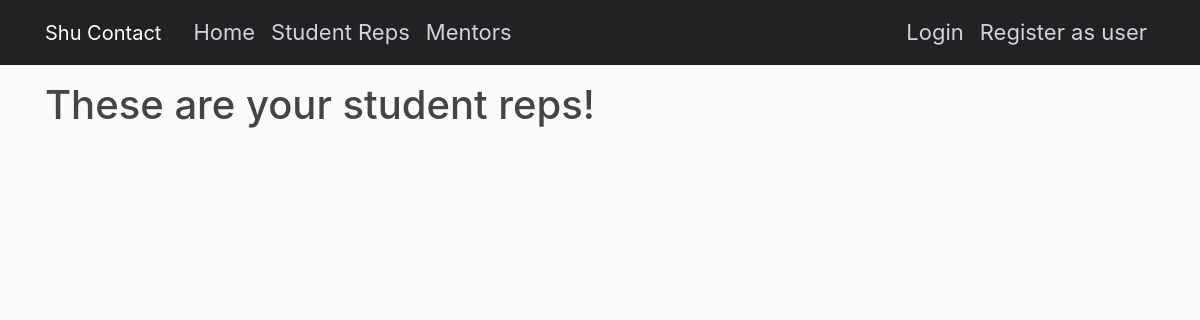
Page /reps on the earlier database version.
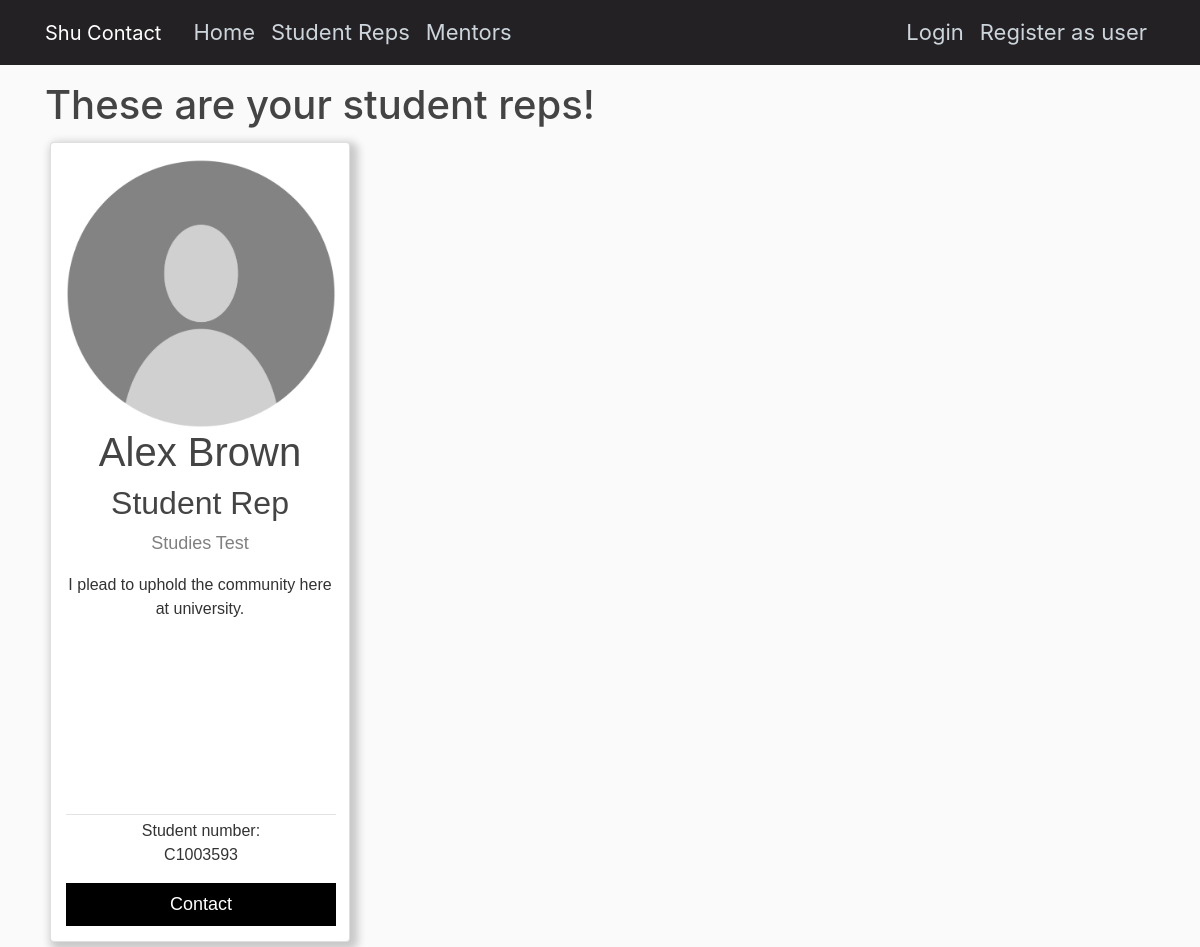
Same page on the later database version.
### users/models.py (models this page shows, shortened)
class StudentRepProfile(models.Model):
    user = models.OneToOneField(User, null = True, on_delete = models.CASCADE)
    StudentNumber = models.CharField(max_length=15, primary_key= 'StudentNumber')
    AreaOfStudy = models.CharField(max_length=20, null = True)
    Description = models.TextField(null = True, max_length=300)
    DOB = models.DateField(null = True)
    Image = models.ImageField(default = 'defaultpi.png', upload_to = 'rep_pics')

### ContactApplication/views.py (the view)
# urls.py: path('reps', repListView.as_view(), name = 'reps'),
class repListView(ListView):
     model = StudentRepProfile
     template_name = 'ContactApplication/reps.html'
     context_object_name = 'studentrepprofiles'
     ordering = ['AreaOfStudy']
     paginate_by = 6

### ContactApplication/templates/ContactApplication/reps.html (shortened to what this page needs)
{% extends "ContactApplication/base.html" %}
{% block content %}
    <h1>These are your student reps! </h1>
    {% for studentrepprofile in studentrepprofiles %}
    <div class="column">
        <div class="card">
            <div style="text-align: center;">
                <img class="rounded-circle" src="{{studentrepprofile.Image.url}}", width="270", height="270">
            </div>
            <h1>{{ studentrepprofile.user.first_name }} {{ studentrepprofile.user.last_name }}</h1>
            <h2>Student Rep</h2>
            <p class="title"> Studies {{ studentrepprofile.AreaOfStudy }}</p>
            <p>{{ studentrepprofile.Description }}</p>
            <div class="bottomcard">
                <div class="article-metadata">
                </div>
                <p class="muted">Student number:</br> {{ studentrepprofile.StudentNumber }}</p>
                <a href="{% url 'messaging:send_message' recipient_username=studentrepprofile.user.username %}">
                    <button>Contact</button>
                </a>
            </div>
        </div>
    </div>
{% endfor %}
{% endblock content %}

### ContactApplication/templates/ContactApplication/base.html (shortened to what this page needs)
{% load static %}
<!DOCTYPE html>
<html>
<head>
    <link rel="stylesheet" href="https://cdn.jsdelivr.net/npm/bootstrap@4.0.0/dist/css/bootstrap.min.css">
    <link rel="stylesheet" type="text/css" href="{% static 'css/styles.css' %}" />
</head>
<body>
    <div class="container">
        <header class="site-header">
            <nav class="navbar navbar-expand-md navbar-dark bg-steel fixed-top">
                <div class="container">
                <a class="navbar-brand mr-4" href="{% url 'ContactApplication:home' %}">Shu Contact</a>
                <div class="collapse navbar-collapse" id="navbarToggle">
                    <div class="navbar-nav mr-auto">
                        <a class="nav-item nav-link" href="{% url 'ContactApplication:home' %}">Home</a>
                        <a class="nav-item nav-link" href="{% url 'ContactApplication:reps' %}">Student Reps</a>
                        <a class="nav-item nav-link" href="{% url 'ContactApplication:mentors' %}">Mentors</a>
                    </div>
                    <div class="navbar-nav">
                        {% if user.is_authenticated and user.studentprofile.StudentNumber %}
                            <a class="nav-item nav-link" href="{% url 'studentprofile' %}">Student Profile</a>
                            <a class="nav-item nav-link" href="{% url 'logout' %}">Logout</a>
                        {% elif user.is_authenticated and user.mentorprofile.MentorRefNumber %}
                            <a class="nav-item nav-link" href="{% url 'mentorprofile' %}">Mentor Profile</a>
                            <a class="nav-item nav-link" href="{% url 'logout' %}">Logout</a>
                        {% elif user.is_authenticated and user.studentrepprofile.StudentNumber %}
                            <a class="nav-item nav-link" href="{% url 'studentrepprofile' %}">Student Rep Profile</a>
                            <a class="nav-item nav-link" href="{% url 'logout' %}">Logout</a>
                        {% elif user.is_authenticated %}
                            <a class="nav-item nav-link" href="{% url 'profileselector' %}">Create profile</a>
                            <a class="nav-item nav-link" href="{% url 'logout' %}">Logout</a>
                        {% else %}
                            <a class="nav-item nav-link" href="{% url 'login' %}">Login</a>
                            <a class="nav-item nav-link" href="{% url 'register' %}">Register as user</a>
                        {% endif %}
                       </div>
                </div>
                </div>
            </nav>
        </header>
        <div class="row">
            <div class="col-md-8">
            </div>
        </div>
        {% block content %}{% endblock %}
    </div>
</body>
</html>

### ContactApplication/static/css/styles.css (style rules this page uses)
html { position: relative; min-height: 100%; }
body { background: #fafafa; color: #333333; margin-top: 5rem; margin-bottom: 50px; }
h1, h2, h3, h4, h5, h6 { color: #444444; }
.bg-steel { background-color: #232124; }
.site-header .navbar-nav .nav-link { color: #cbd5db; }
.column { float: left; width: 30%; border-radius: 3px; }
.row:after { content: ""; display: table; clear: both; }
.article-metadata { padding-bottom: 1px; margin-bottom: 4px; border-bottom: 1px solid #e3e3e3 }
.card { box-shadow: 4px 4px 8px 4px rgba(0, 0, 0, 0.2); width: 300px; margin: 5px; text-align: center; font-family: arial; padding-top: 15px; padding-left: 15px; padding-right: 15px; height: 800px; }
.bottomcard { position: absolute; bottom: 0px; width: 270px; padding-bottom: 15px; }
.title { color: grey; font-size: 18px; }
button { border: none; outline: 0; display: inline-block; padding: 8px; color: white; background-color: #000; text-align: center; cursor: pointer; width: 100%; font-size: 18px; }
a { text-decoration: none; font-size: 22px; color: black; }

Differences in the rows shown:
added StudentRepProfile: Image (placeholder picture), user.first_name "Alex", user.last_name "Brown", AreaOfStudy "Test", Description "I plead to uphold the community here at university.", StudentNumber "C1003593"
